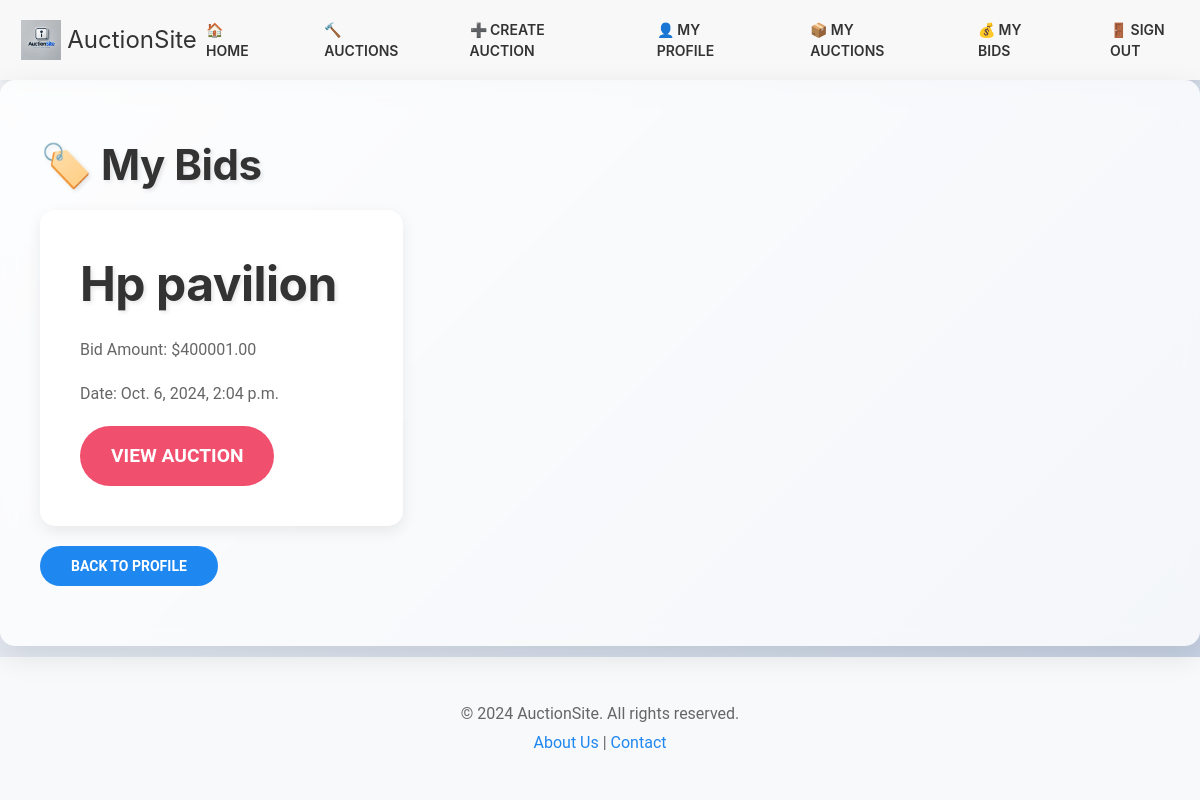
The page /profile/my-bids/ (signed in) on the database its author committed.
### core/models.py (models this page shows, shortened)
class Bid(models.Model):
    product = models.ForeignKey(Product, related_name='bids', on_delete=models.CASCADE)
    user = models.ForeignKey(User, related_name='bids', on_delete=models.CASCADE)
    amount = models.DecimalField(max_digits=10, decimal_places=2)
    created_at = models.DateTimeField(auto_now_add=True)

class Product(models.Model):
    name = models.CharField(max_length=255)
    slug = models.SlugField(max_length=255, unique=True, blank=True)
    description = models.TextField()
    category = models.ForeignKey('Category', related_name='products', on_delete=models.CASCADE)
    created_at = models.DateTimeField(auto_now_add=True)
    image = models.ImageField(upload_to='products/', null=True, blank=True)
    starting_price = models.DecimalField(max_digits=10, decimal_places=2)
    current_price = models.DecimalField(max_digits=10, decimal_places=2, null=True, blank=True)
    author = models.ForeignKey(User, related_name='products', on_delete=models.CASCADE)
    end_time = models.DateTimeField(null=True, blank=True)

### profiles/views.py (the view)
# urls.py: path('my-bids/', my_bids, name='my_bids'),
@login_required
def my_bids(request):
    bids = Bid.objects.filter(user=request.user)
    return render(request, 'profiles/my_bids.html', {'bids': bids})

### templates/profiles/my_bids.html (shortened to what this page needs)
{% extends 'base.html' %}
{% load static %}
{% block extra_css %}
    {{ block.super }}
    <link rel="stylesheet" href="{% static 'css/home.css' %}">
{% endblock extra_css %}
{% block content %}
    <div class="uk-section uk-section-default">
        <div class="uk-container">
            <h1>🏷️ My Bids</h1>
            {% if bids %}
                <div class="uk-grid-small uk-child-width-1-1@s uk-child-width-1-2@m uk-child-width-1-3@l" uk-grid>
                    {% for bid in bids %}
                        <div>
                            <div class="uk-card uk-card-default uk-card-body uk-animation-slide-top">
                                <h3 class="uk-card-title">{{ bid.product.name }}</h3>
                                <p>Bid Amount: ${{ bid.amount }}</p>
                                <p>Date: {{ bid.created_at }}</p>
                                <a href="{% url 'auction_detail' bid.product.id %}" class="uk-button uk-button-secondary">View Auction</a>
                            </div>
                        </div>
                    {% endfor %}
                </div>
            {% else %}
                <p class="uk-text-lead">You have not placed any bids yet.</p>
            {% endif %}
            <div class="uk-margin-top">
                <a href="{% url 'my_profile' %}" class="uk-button uk-button-primary">Back to Profile</a>
            </div>
        </div>
    </div>
{% endblock content %}

### core/static/css/custom.css (style rules this page uses)
*, *::before, *::after { box-sizing: border-box; margin: 0; padding: 0; }
.uk-card { border-radius: 0.625rem; transition: transform 0.3s ease, box-shadow 0.3s ease; }
.uk-button { border-radius: 1.875rem; text-transform: uppercase; font-weight: 600; transition: transform 0.3s ease, box-shadow 0.3s ease; }
body { display: flex; flex-direction: column; min-height: 100vh; }
h1, h2, h3 { font-weight: 700; letter-spacing: -0.5px; }
.uk-section { padding: 3.75rem 0; }

### core/static/css/home.css (style rules this page uses)
body { background: linear-gradient(135deg, #f5f7fa 0%, #c3cfe2 100%); font-family: 'Roboto', sans-serif; }
.uk-section { padding: 60px 0; transition: all 0.3s ease; }
.uk-section-default { background: rgba(255, 255, 255, 0.8); backdrop-filter: blur(10px); border-radius: 15px; box-shadow: 0 10px 30px rgba(0, 0, 0, 0.1); }
h1, h2 { color: #333; text-shadow: 2px 2px 4px rgba(0, 0, 0, 0.1); }
.uk-card { border-radius: 15px; overflow: hidden; transition: all 0.3s ease; }
.uk-card-title { font-size: 3rem; color: #1e87f0; text-shadow: 2px 2px 4px rgba(0, 0, 0, 0.1); }
.uk-button-secondary { background-color: #f0506e; border-radius: 30px; padding: 10px 30px; font-size: 1.2rem; transition: all 0.3s ease; }
.uk-card { animation: float 6s ease-in-out infinite; }
.uk-card { perspective: 1000px; }
.uk-card-body { transition: transform 0.6s; transform-style: preserve-3d; }
.uk-button-secondary { animation: glow 2s infinite; }

### rows shown on the page
Bid: product.name "Hp pavilion", amount "400001.00", created_at "Oct. 6, 2024, 2:04 p.m."
